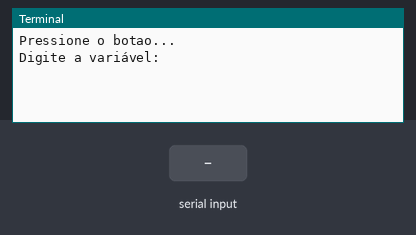
A program run on a simulated Raspberry Pi (header pin numbers). On the bench: the last lines printed to the terminal. The inputs (shaded band) are chosen by the test bench.

Above: at 1.2 s.
1.3 s: "1" typed at the terminal, then Enter
At 2.5 s:
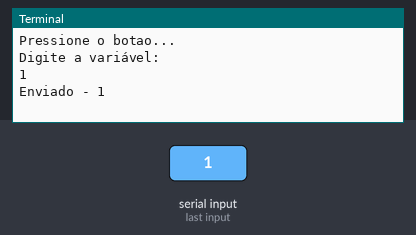
2.8 s: "1\n" received over the second serial link
At 3.2 s:
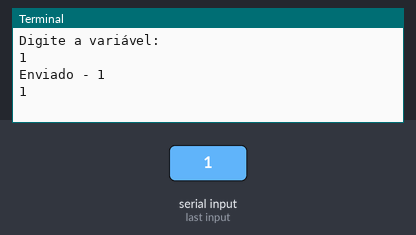
4.3 s: "0" typed at the terminal, then Enter
At 5.0 s:
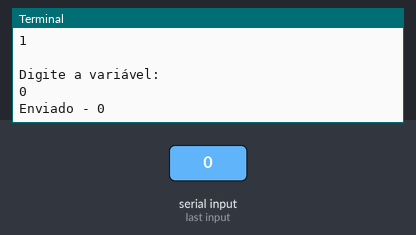
5.8 s: "2\n" received over the second serial link
At 7.8 s:
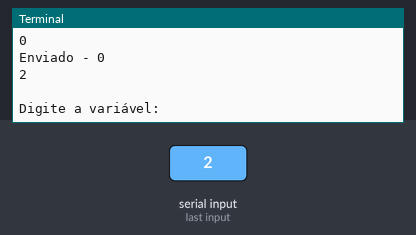
Timing chart, 0 to 8.3 s (numbered marks = the images above; inputs shaded):
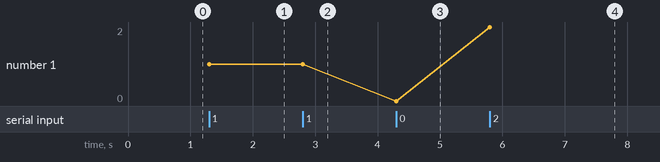

Measured:
- after the input at 1.3 s, the terminal: prints a new line at once (image 1)
- after the input at 2.8 s, the terminal: prints a new line at once (image 2)
- after the input at 4.3 s, the terminal: prints a new line at once (image 3)
- after the input at 5.8 s, the terminal: prints a new line at once (image 4)
- plotted number 1: 1 → 0 after the input at 4.3 s, 0 → 2 after the input at 5.8 s

The program:

codigo_de_barra_serial.py
```python
#Programa : Comunicacao Raspberry e Arduino

#Execute os codigos abaixo no terminal do Raspbian para configurar a porta serial ttyACM0 corretamente
#sudo systemctl mask serial-getty@ttyAMAO.service
#sudo reboot

import RPi.GPIO as GPIO
import time
import serial

#Configura a serial e a velocidade de transmissao
ser = serial.Serial("/dev/ttyACM0", 115200)

GPIO.setmode(GPIO.BOARD)

#Define o pino do botao como entrada
GPIO.setup(18, GPIO.IN)

#Mensagem inicial
print ("Pressione o botao...")

while True:
    # Lê a variável digitada pelo usuário
    comando = input("Digite a variável: ")

    # Converte a variável para bytes
    data = comando.encode()

    # Envia a variável para o Arduino
    ser.write(data)

    # Exibe mensagem de confirmação
    print(f"Enviado - {comando}")

    # Aguarda resposta do Arduino
    resposta = ser.readline()

    # Exibe a resposta do Arduino
    print(resposta.decode())

    # Aguarda 0,5 segundos
    time.sleep(0.5)
```
